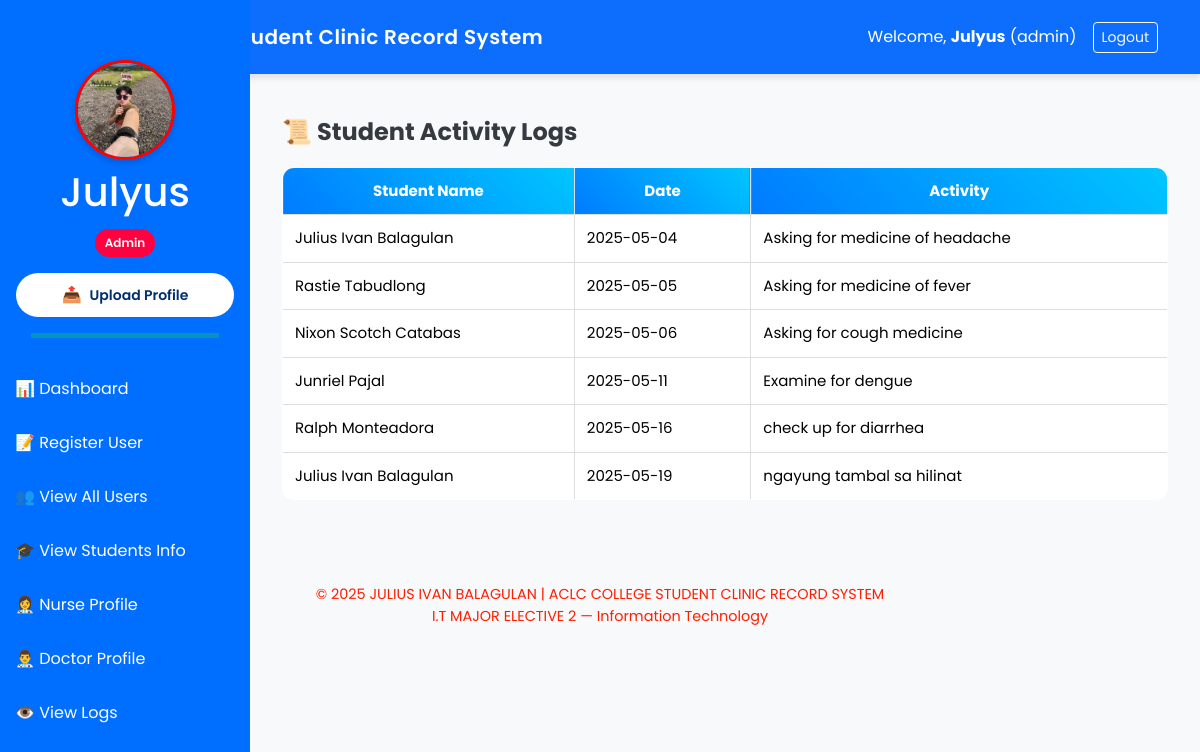
/admin/logs (signed in), run on the app's committed database.
### app.py (models this page shows)
class User(db.Model):
    id: Mapped[int] = mapped_column(primary_key=True, autoincrement=True, unique=True)
    username: Mapped[str]
    password: Mapped[str]
    role: Mapped[str]
    profile_photo: Mapped[str]

class StudentLog(db.Model):
    id: Mapped[int] = mapped_column(primary_key=True, autoincrement=True, unique=True)
    student_id: Mapped[int] = mapped_column(ForeignKey("student_info.id"), nullable=False)
    log_date: Mapped[str]
    activity: Mapped[str]
    student = Relationship("StudentInfo", back_populates="logs")

class StudentInfo(db.Model):
    id: Mapped[int] = mapped_column(primary_key=True, autoincrement=True, unique=True)
    first_name: Mapped[str]
    last_name: Mapped[str]
    gender: Mapped[str]
    bod: Mapped[str]
    contact_info: Mapped[str]
    examinations = Relationship("StudentExamine", back_populates="student", cascade="all, delete-orphan")
    medical_records = Relationship("StudentMedicalRecord", back_populates="student", cascade="all, delete-orphan")
    logs = Relationship("StudentLog", back_populates="student", cascade="all, delete-orphan")

### app.py (the view)
@app.route('/admin/logs')
def view_logs():
    if session.get('role') != 'admin':
        flash('Unauthorized access.', 'danger')
        return redirect(url_for('login'))
    logs = StudentLog.query.join(StudentInfo).all()
    return render_template('User/view_logs.html', logs=logs)

### app.py (called while the page is built)
@app.context_processor
def inject_user():
    if 'username' in session:
        user = User.query.filter_by(username=session['username']).first()
        return dict(user=user)
    return dict(user=None)

### templates/User/view_logs.html (shortened to what this page needs)
{% extends "Base/base.html" %}
{% block content %}
<link rel="stylesheet" href="{{ url_for('static', filename='viewlogs.css') }}">
<div class="container mt-4 custom-table-container">
    <h2>📜 Student Activity Logs</h2>
    <div class="table-responsive">
        <table id="logsTable" class="table table-bordered custom-table">
            <thead>
                <tr>
                    <th>Student Name</th>
                    <th>Date</th>
                    <th>Activity</th>
                </tr>
            </thead>
            <tbody>
                {% for log in logs %}
                <tr>
                    <td>{{ log.student.first_name }} {{ log.student.last_name }}</td>
                    <td>{{ log.log_date }}</td>
                    <td>{{ log.activity }}</td>
                </tr>
                {% endfor %}
            </tbody>
        </table>
    </div>
</div>
{% endblock %}

### templates/Base/base.html (shortened to what this page needs)
<!DOCTYPE html>
<html lang="en">
<head>
    <link rel="stylesheet" href="{{ url_for('static', filename='base.css') }}">
    {{ bootstrap.load_css() }}
</head>
<body>
    <nav class="navbar navbar-expand-lg navbar-dark bg-primary py-3">
        <div class="container">
            <a class="navbar-brand d-flex align-items-center gap-2 fw-semibold text-white" href="#">
                <span style="letter-spacing: 0.5px;"> ACLC College Student Clinic Record System</span>
            </a>
            {% if session.get('username') %}
            <div class="d-flex align-items-center text-white">
                <span class="me-3">Welcome, <strong>{{ session['username'] }}</strong> ({{ session['role'] }})</span>
                <a href="{{ url_for('logout') }}" class="btn btn-outline-light btn-sm">Logout</a>
            </div>
            {% endif %}
        </div>
    </nav>
   {% if session.get('username') %}
   <div class="sidebar">
       <div class="text-center mb-4">
           <div class="profile-pic-container">
            {% if user and user.profile_photo %}
            <img src="{{ url_for('static', filename='uploads/' ~ user.profile_photo) }}" class="rounded-circle" width="100" height="100" alt="Profile">
           {% else %}
            <img src="{{ url_for('static', filename='default.png') }}" class="rounded-circle" width="100" height="100" alt="Default Profile">
           {% endif %}
           </div>
           <h1 class="mt-2">{{ session['username'] }}</h1>
           <p class="badge-role">{{ session['role'] | capitalize }}</p>
           <form action="{{ url_for('upload_profile') }}" method="POST" enctype="multipart/form-data" class="d-grid gap-2 px-3">
            <button type="button" class="upload-btn" onclick="toggleFileInput()"> <span class="icon">📤</span> Upload Profile</button>
          </form>
           <hr class="sidebar-divider">
       </div>
       {% if session['role'] == 'admin' %}
           <a href="{{ url_for('admin_dashboard') }}">📊 Dashboard</a>
           <a href="{{ url_for('register_user') }}">📝 Register User</a>
           <a href="{{ url_for('view_users') }}">👥 View All Users</a>
           <a href="{{ url_for('admin_students') }}">🎓 View Students Info</a>
           <a href="{{ url_for('nurse_profile') }}">👩‍⚕️ Nurse Profile</a>
           <a href="{{ url_for('view_doctors') }}">👨‍⚕️ Doctor Profile</a>
           <a href="{{ url_for('view_logs') }}">👁️ View Logs</a>
       {% elif session['role'] == 'doctor' %}
           <a href="{{ url_for('doctor_dashboard') }}">📊 Dashboard</a>
           <a href="{{ url_for('doctor_examinations') }}">🩺 Examinations</a>
           <a href="{{ url_for('view_all_diagnoses') }}">👁️ View Diagnoses</a>
       {% endif %}
   </div>
   {% endif %}
    <main class="content">
        {% block content %}{% endblock %}
    </main>
  <footer class="text-center mt-5 mb-3">
    <p>&copy; {{ 2025 }} JULIUS IVAN BALAGULAN | ACLC COLLEGE STUDENT CLINIC RECORD SYSTEM <br>
    I.T MAJOR ELECTIVE 2 — Information Technology</p>
  </footer>
</body>
</html>

### static/base.css (style rules this page uses)
body { font-family: 'Poppins', sans-serif; background-color: #f2f6fc; }
.navbar { box-shadow: 0 4px 6px rgba(0, 0, 0, 0.1); }
footer { font-size: 0.9rem; color: #ff1e00; }
.sidebar { height: 100vh; position: fixed; top: 0; left: 0; width: 250px; background-color: #006eff; color: white; padding-top: 60px; }
.sidebar a { color: white; display: block; padding: 15px; text-decoration: none; }
.content { margin-left: 250px; padding: 20px; }
.sidebar-divider { border-top: 5px solid rgb(21, 255, 0); width: 75%; margin: 1rem auto; }
.upload-btn { background-color: #ffffff; color: #002f6c; border: none; padding: 10px 15px; font-weight: 600; font-size: 14px; border-radius: 30px; display: flex; align-items: center; justify-content: center; gap: 8px; cursor: pointer; width: 100%; transition: background-color 0.3s ease, color 0.3s ease; }
.upload-btn .icon { font-size: 16px; }
.badge-role { display: inline-block; background-color: #ff0040; color: #fff; font-size: 12px; font-weight: 600; padding: 5px 10px; border-radius: 20px; margin-top: 5px; text-transform: capitalize; }

### static/viewlogs.css (style rules this page uses)
body { font-family: 'Poppins', sans-serif; background-color: #f8f9fa; color: #495057; }
.custom-table-container { margin-top: 20px; }
h2 { font-size: 24px; font-weight: bold; color: #343a40; margin-bottom: 20px; }
.custom-table { width: 100%; border-collapse: collapse; background-color: #ffffff; border: 1px solid #ddd; }
.custom-table th, .custom-table td { padding: 12px; text-align: left; border: 1px solid #ddd; }
.custom-table th { background-color: #007bff; color: white; font-weight: bold; }
.custom-table td { background-color: white; }
.sidebar .profile-pic-container img { border: 3px solid #ff0000; box-shadow: 0 2px 6px rgba(0,0,0,0.2); }
.table { border-radius: 12px; overflow: hidden; font-size: 15px; }
.table th { background: linear-gradient(45deg, #007bff, #00c6ff); color: white; text-align: center; vertical-align: middle; }

### data on the page
User: username "Julyus", role "admin", profile_photo (picture), role "Admin"
StudentLog: student.first_name "Julius Ivan", student.last_name "Balagulan", log_date "2025-05-04", activity "Asking for medicine of headache"
StudentLog: student.first_name "Rastie", student.last_name "Tabudlong", log_date "2025-05-05", activity "Asking for medicine of fever"
StudentLog: student.first_name "Nixon Scotch", student.last_name "Catabas", log_date "2025-05-06", activity "Asking for cough medicine"
StudentLog: student.first_name "Junriel", student.last_name "Pajal", log_date "2025-05-11", activity "Examine for dengue"
StudentLog: student.first_name "Ralph", student.last_name "Monteadora", log_date "2025-05-16", activity "check up for diarrhea"
StudentLog: student.first_name "Julius Ivan", student.last_name "Balagulan", log_date "2025-05-19", activity "ngayung tambal sa hilinat"

### other printed values
{{ 2025 }} "2025"
